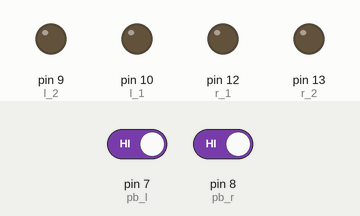
Simulated run of this sketch. Board: Arduino Uno, built with avr-gcc and run on an emulated ATmega328P. Shown: output pins drawn as LEDs (lit = HIGH). The test bench sets the inputs (shaded band); at power-on: pin 7 (pb_l) HIGH, pin 8 (pb_r) HIGH. Pins used as bus, display or sensor lines are not drawn.

Above: at 1.2 s.
1.3 s: pin 7 (pb_l) driven LOW
4.3 s: pin 7 (pb_l) driven HIGH
At 5.0 s:
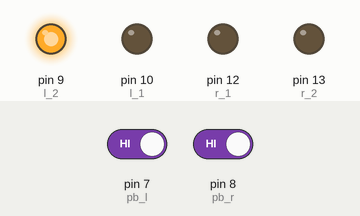
5.8 s: pin 8 (pb_r) driven LOW
At 6.1 s:
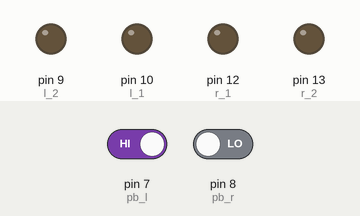
8.8 s: pin 8 (pb_r) driven HIGH
At 9.6 s:
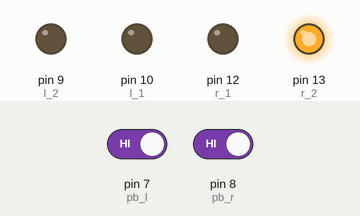
Timing chart, 0 to 11.3 s (numbered marks = the images above; inputs shaded):
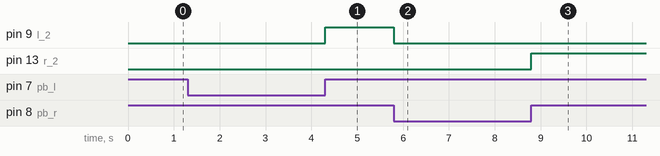

Measured:
- after the input at 4.3 s, pin 9 (l_2): LOW → HIGH at once
- after the input at 5.8 s, pin 9 (l_2): HIGH → LOW at once
- after the input at 8.8 s, pin 13 (r_2): LOW → HIGH at once

The sketch:

0520homework.ino
```cpp
//一開始中間的燈會亮
//左右兩個按鈕
//按左按鈕，亮燈往左移
int l_2 = 9;
int l_1 = 10;
int m = 11;
int r_1 = 12;
int r_2 = 13;
int pb_r = 8;
int pb_l = 7;

void setup() {
  pinMode(l_2,OUTPUT);
  pinMode(l_1,OUTPUT);
  pinMode(m,OUTPUT);
  pinMode(r_1,OUTPUT);
  pinMode(r_2,OUTPUT);
  pinMode(pb_r,INPUT);
  pinMode(pb_l,INPUT);
}
int list[5] ={9,10,11,12,13} ;
int num = 2;
void loop() {
  if (digitalRead(pb_r) == LOW){
    digitalWrite(list[num], LOW);
    num += 1;
    if (num > 4){
      num = 4;
    }
    delay(250);
  }
  if (digitalRead(pb_l) == LOW){
    digitalWrite(list[num], LOW);
    num -= 1;
    if (num < 0){
      num = 0;
    }
    delay(250);
  }
  digitalWrite(list[num],HIGH);
}
```
